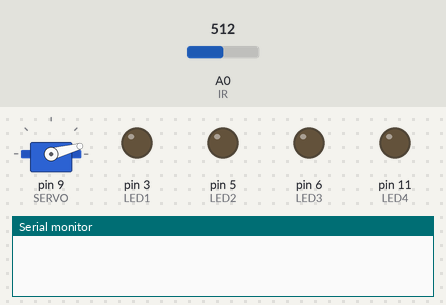
Simulated run of this sketch. Board: Arduino Uno, built with avr-gcc and run on an emulated ATmega328P. Parts: servo, output pins drawn as LEDs (lit = HIGH), the last lines printed to the serial monitor. The inputs (shaded band) are chosen by the test bench; at power-on: A0 (IR) = 512.

Above: at 0.1 s.
At 1.1 s:
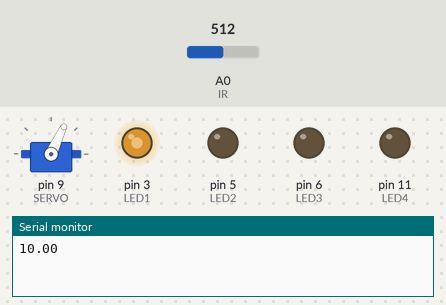
At 2.1 s:
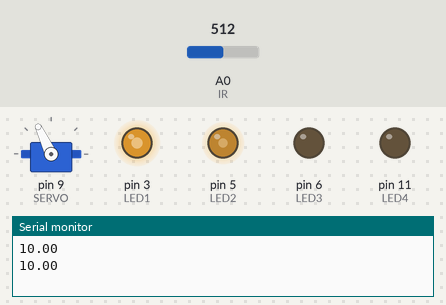
At 3.1 s:
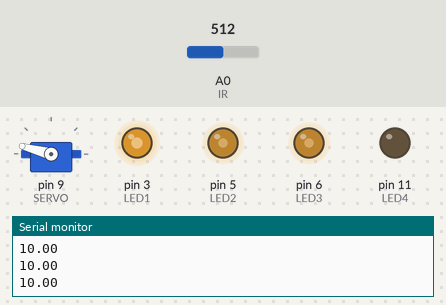
At 4.1 s:
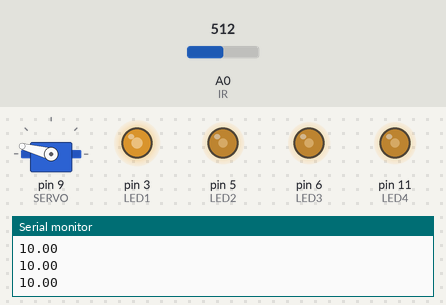
Timing chart, 0 to 5.6 s (numbered marks = the images above):
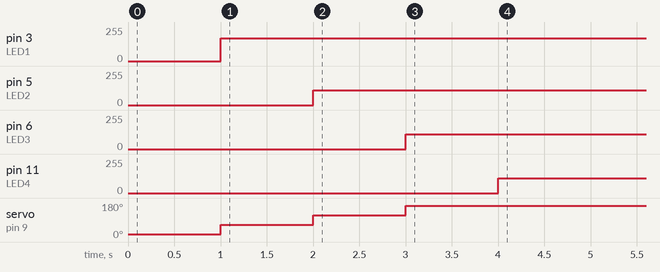

The sketch:

Sweeping_IR_Sensor.ino
```cpp
/* Sweeping Distance Sensor
The program employs a simple function that rotates the servo to the
requested degree, takes the distance measurement, scales it, and
then turns on an LED with a brightness proportional to the
distance. */
#include <Servo.h>
const int SERVO =9; //Servo on Pin 9
const int IR =A0; //IR Distance Sensor on Analog Pin 0
const int LED1 =3; //LED Output 1
const int LED2 =5; //LED Output 2
const int LED3 =6; //LED Output 3
const int LED4 =11; //LED Output 4
Servo myServo; //Servo Object
int dist1 = 0; //Quadrant 1 Distance
int dist2 = 0; //Quadrant 2 Distance
int dist3 = 0; //Quadrant 3 Distance
int dist4 = 0; //Quadrant 4 Distance
void setup()
{
  myServo.attach(SERVO);
  Serial.begin(9600);
}
void loop()
{
  dist1 = readDistance(15);
  dist1 = map(dist1,4,40,0,1023);
  analogWrite(LED1,dist1);
  dist2 = readDistance(65);
  dist2 = map(dist1,4,40,0,1023);
  analogWrite(LED2,dist2);
  dist3 = readDistance(115);
  dist3 = map(dist1,4,40,0,1023);
  analogWrite(LED3,dist3);
  dist4 = readDistance(165);
  dist4 = map(dist1,4,40,0,1023);
  analogWrite(LED4,dist4);
  delay(10000000);
}
int readDistance(int pos)
{
  myServo.write(pos);
  delay(1000);
  float distance = analogRead(IR);
  distance = distance * 5000 / 1024;
  distance = constrain(distance,0,3000);
  distance = map(distance,3000,0,4.0,40.0);
  Serial.println(distance);
  return distance;
}
```

Measured:
- by itself, pin 3 (LED1): 0/255 → 170/255 at 1.0 s
- by itself, pin 5 (LED2): 0/255 → 109/255 at 2.0 s
- by itself, pin 6 (LED3): 0/255 → 109/255 at 3.0 s
- by itself, pin 11 (LED4): 0/255 → 109/255 at 4.0 s
- by itself, servo on pin 9 (SERVO): 15° → 65° at 1.0 s, → 115° 1.0 s later, → 165° 1.0 s later
